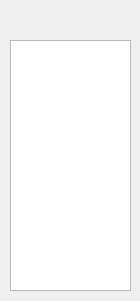
<?xml version="1.0" encoding="UTF-8"?>
<ui version="4.0">
 <class>Widget_CustomGates</class>
 <widget class="QWidget" name="Widget_CustomGates">
  <property name="geometry">
   <rect>
    <x>0</x>
    <y>0</y>
    <width>140</width>
    <height>301</height>
   </rect>
  </property>
  <property name="windowTitle">
   <string>Form</string>
  </property>
  <property name="autoFillBackground">
   <bool>false</bool>
  </property>
  <property name="styleSheet">
   <string notr="true"/>
  </property>
  <widget class="QListWidget" name="customGateListWidget">
   <property name="geometry">
    <rect>
     <x>10</x>
     <y>40</y>
     <width>121</width>
     <height>251</height>
    </rect>
   </property>
   <property name="selectionMode">
    <enum>QAbstractItemView::NoSelection</enum>
   </property>
   <property name="viewMode">
    <enum>QListView::ListMode</enum>
   </property>
  </widget>
  <widget class="QPushButton" name="btn_SelectionTool">
   <property name="geometry">
    <rect>
     <x>10</x>
     <y>5</y>
     <width>32</width>
     <height>32</height>
    </rect>
   </property>
   <property name="styleSheet">
    <string notr="true">background-color: rgb(255, 255, 255);</string>
   </property>
   <property name="text">
    <string/>
   </property>
   <property name="icon">
    <iconset resource="../resouces.qrc">
     <normaloff>:/Resources/Button Icons/icon-gate-selection.png</normaloff>:/Resources/Button Icons/icon-gate-selection.png</iconset>
   </property>
   <property name="iconSize">
    <size>
     <width>32</width>
     <height>32</height>
    </size>
   </property>
   <property name="flat">
    <bool>true</bool>
   </property>
  </widget>
  <widget class="QPushButton" name="btn_Delete">
   <property name="geometry">
    <rect>
     <x>100</x>
     <y>5</y>
     <width>32</width>
     <height>32</height>
    </rect>
   </property>
   <property name="styleSheet">
    <string notr="true"/>
   </property>
   <property name="text">
    <string/>
   </property>
   <property name="icon">
    <iconset resource="../resouces.qrc">
     <normaloff>:/Resources/Button Icons/icon-bin.png</normaloff>:/Resources/Button Icons/icon-bin.png</iconset>
   </property>
   <property name="iconSize">
    <size>
     <width>32</width>
     <height>32</height>
    </size>
   </property>
   <property name="flat">
    <bool>true</bool>
   </property>
  </widget>
 </widget>
 <resources>
  <include location="../resouces.qrc"/>
 </resources>
 <connections/>
</ui>
